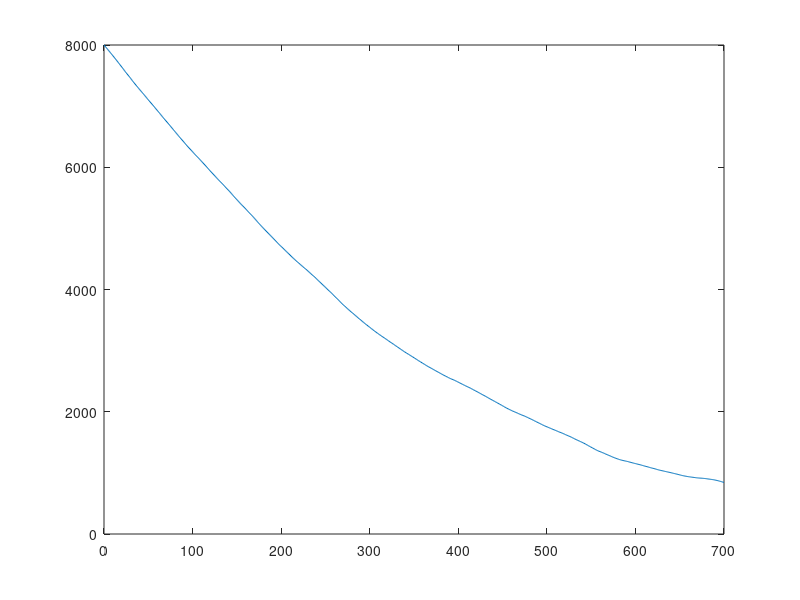

The MATLAB source for this figure:

v_0 = 18;           % average forward movement velocity of cyclone

d_c = 10;  % distance at closest approach
d_0 = 8000;         % Initial distance of cyclone
%d_0 = sqrt(l_0^2+d_c^2); % Alternative formulation if l_0 is given

l_0 = sqrt(d_0^2 - d_c^2);

T_total = 700;      % total time to run the model
Del_t = 1;          % time step

sigma_2 = 5;        % std of rednoise added to velocity array


%% Create some useful arrays
% Define the time array
time = (0:Del_t:T_total)';

% create a velocity array (v_0 + rednoise)
rednoise2 = cumsum(randn(size(time)));
velocity = v_0 + sigma_2*(rednoise2 / std(rednoise2));

distance = zeros(size(time));
d_trav = zeros(size(time));
delarry = zeros(size(time));
distance(1) = d_0;
d_trav(1) = 0;


%% Run the model
for i = 2:size(time,1)
    % set time t
    t = time(i);
    
    % calculate the distance at time t
    Del_l = 0.5*(velocity(i)+velocity(i-1))*Del_t;
    delarry(i) = Del_l;
    d_trav(i) = d_trav(i-1) + Del_l;
    
    d_fromxc = l_0 - d_trav(i);
    
    distance(i) = sqrt(d_c^2 + d_fromxc^2);
   
    
end

figure
plot(time, distance);
% figure
% plot(time, cumsum(delarry));
